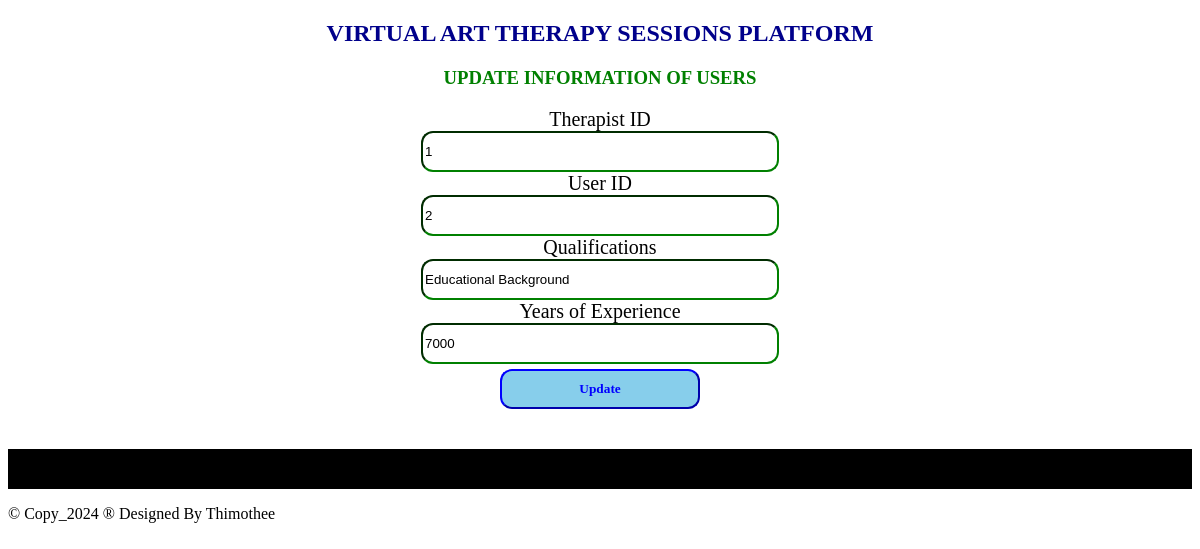
The page /updatetherapists.php?TherapistID=1 on the database its author committed.
### tables this page shows
CREATE TABLE `therapists` (
  `TherapistID` int(11) NOT NULL,
  `UserID` int(11) DEFAULT NULL,
  `Qualifications` text DEFAULT NULL,
  `yearofexperience` int(11) NOT NULL
);

### updatetherapists.php (the view, shortened to what this page needs)
<?php
include "dbconnection.php";
$TherapistID = $UserID = $Qualifications = $yearofexperience = "";
if ($_SERVER['REQUEST_METHOD'] == 'GET') {
    $TherapistID = $_GET["TherapistID"];
    $sql = "SELECT * FROM therapists WHERE TherapistID = ?";
    $stmt = $connection->prepare($sql);
    $stmt->bind_param("i", $TherapistID);
    $stmt->execute();
    $result = $stmt->get_result();
    if ($result->num_rows > 0) {
        $row = $result->fetch_assoc();
        $UserID = $row['UserID'];
        $Qualifications = $row["Qualifications"];
        $yearofexperience = $row["yearofexperience"];
    } else {
        header("Location: viewtherapists.php");
        exit;
    }
}
?>
<!DOCTYPE html>
<html>
<head>
</head>
<body>
    <center>
        <h2>VIRTUAL ART THERAPY SESSIONS PLATFORM</h2>
        <h3 style="color: green;">UPDATE INFORMATION OF USERS</h3>
        <section class="forms">
            <form method="POST" onsubmit="return confirmUpdate();">
                <label>Therapist ID</label><br>
                <input type="text" name="TherapistID" readonly class="input" value="<?php echo $TherapistID; ?>"><br>
                <label>User ID</label><br>
                <input type="text" name="UserID" readonly class="input" value="<?php echo $UserID; ?>"><br>
                <label>Qualifications</label><br>
                <input type="text" name="Qualifications" class="input" value="<?php echo $Qualifications; ?>"><br>
                <label>Years of Experience</label><br>
                <input type="text" name="yearofexperience" value="<?php echo $yearofexperience; ?>" class="input"><br>
                <input type="submit" name="submit" value="Update" class="sb">
            </form>
        </section>
    </center>
    <footer>
        <p style="color: white; text-align: center; margin-top: 40px; background-color: black; height: 40px;"><marquee>&copy; Copy_2024 &reg; Designed By Thimothee</marquee></p>
    </footer>
</body>
</html>

### updatetherapists.php (style rules this page uses)
h2 { font-family: Castellar; color: darkblue; }
label { font-family: elephant; font-size: 20px; }
.sb { font-family: Georgia; padding: 10px; border-color: blue; background-color: skyblue; width: 200px; margin-top: 5px; border-radius: 12px; font-weight: bold; color: blue; }
.input { width: 350px; height: 35px; border-radius: 12px; border-color: green; }

### rows shown on the page
therapists: UserID "2", Qualifications "Educational Background", yearofexperience "7000"
